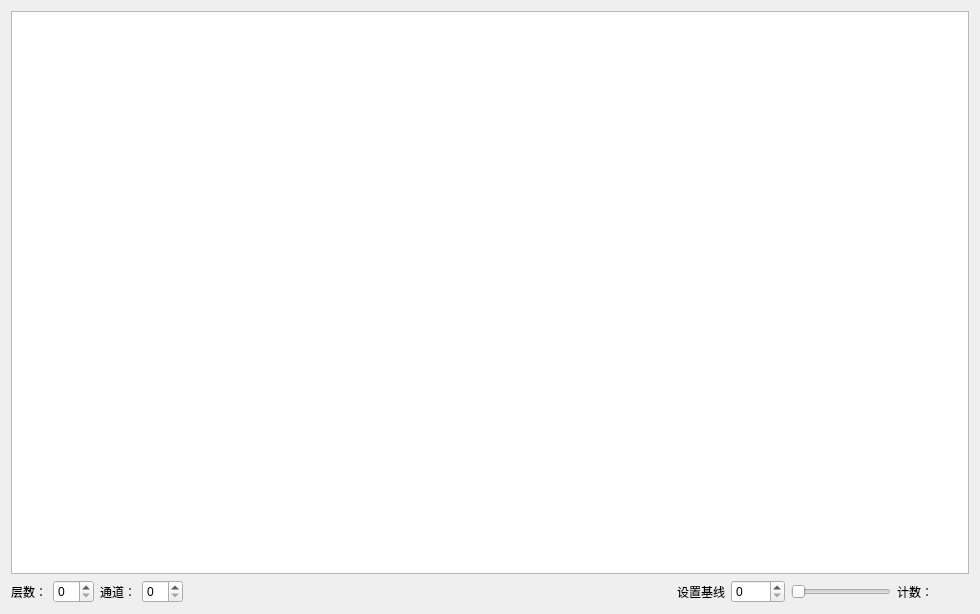
<?xml version="1.0" encoding="UTF-8"?>
<ui version="4.0">
 <class>Form</class>
 <widget class="QWidget" name="Form">
  <property name="geometry">
   <rect>
    <x>0</x>
    <y>0</y>
    <width>980</width>
    <height>614</height>
   </rect>
  </property>
  <property name="windowTitle">
   <string>Form</string>
  </property>
  <layout class="QVBoxLayout" name="verticalLayout">
   <item>
    <widget class="GraphicsView" name="graphicsView"/>
   </item>
   <item>
    <layout class="QHBoxLayout" name="horizontalLayout_3">
     <item>
      <widget class="QLabel" name="label_3">
       <property name="text">
        <string>层数：</string>
       </property>
      </widget>
     </item>
     <item>
      <widget class="QSpinBox" name="spinBox_board"/>
     </item>
     <item>
      <widget class="QLabel" name="label_4">
       <property name="text">
        <string>通道：</string>
       </property>
      </widget>
     </item>
     <item>
      <widget class="QSpinBox" name="spinBox_channel">
       <property name="maximum">
        <number>36</number>
       </property>
      </widget>
     </item>
     <item>
      <spacer name="horizontalSpacer">
       <property name="orientation">
        <enum>Qt::Horizontal</enum>
       </property>
       <property name="sizeHint" stdset="0">
        <size>
         <width>40</width>
         <height>20</height>
        </size>
       </property>
      </spacer>
     </item>
     <item>
      <widget class="QLabel" name="label_2">
       <property name="text">
        <string>设置基线</string>
       </property>
      </widget>
     </item>
     <item>
      <widget class="QSpinBox" name="spinBox_baseLine">
       <property name="maximum">
        <number>4095</number>
       </property>
      </widget>
     </item>
     <item>
      <widget class="QSlider" name="horizontalSlider_baseLine">
       <property name="maximumSize">
        <size>
         <width>100</width>
         <height>16777215</height>
        </size>
       </property>
       <property name="maximum">
        <number>4095</number>
       </property>
       <property name="orientation">
        <enum>Qt::Horizontal</enum>
       </property>
      </widget>
     </item>
     <item>
      <layout class="QHBoxLayout" name="horizontalLayout">
       <item>
        <widget class="QLabel" name="label">
         <property name="maximumSize">
          <size>
           <width>16777215</width>
           <height>30</height>
          </size>
         </property>
         <property name="text">
          <string>计数：</string>
         </property>
        </widget>
       </item>
       <item>
        <widget class="QLabel" name="label_count">
         <property name="minimumSize">
          <size>
           <width>30</width>
           <height>0</height>
          </size>
         </property>
         <property name="maximumSize">
          <size>
           <width>16777215</width>
           <height>30</height>
          </size>
         </property>
         <property name="text">
          <string/>
         </property>
        </widget>
       </item>
      </layout>
     </item>
    </layout>
   </item>
  </layout>
 </widget>
 <customwidgets>
  <customwidget>
   <class>GraphicsView</class>
   <extends>QGraphicsView</extends>
   <header>pyqtgraph</header>
  </customwidget>
 </customwidgets>
 <resources/>
 <connections/>
</ui>
